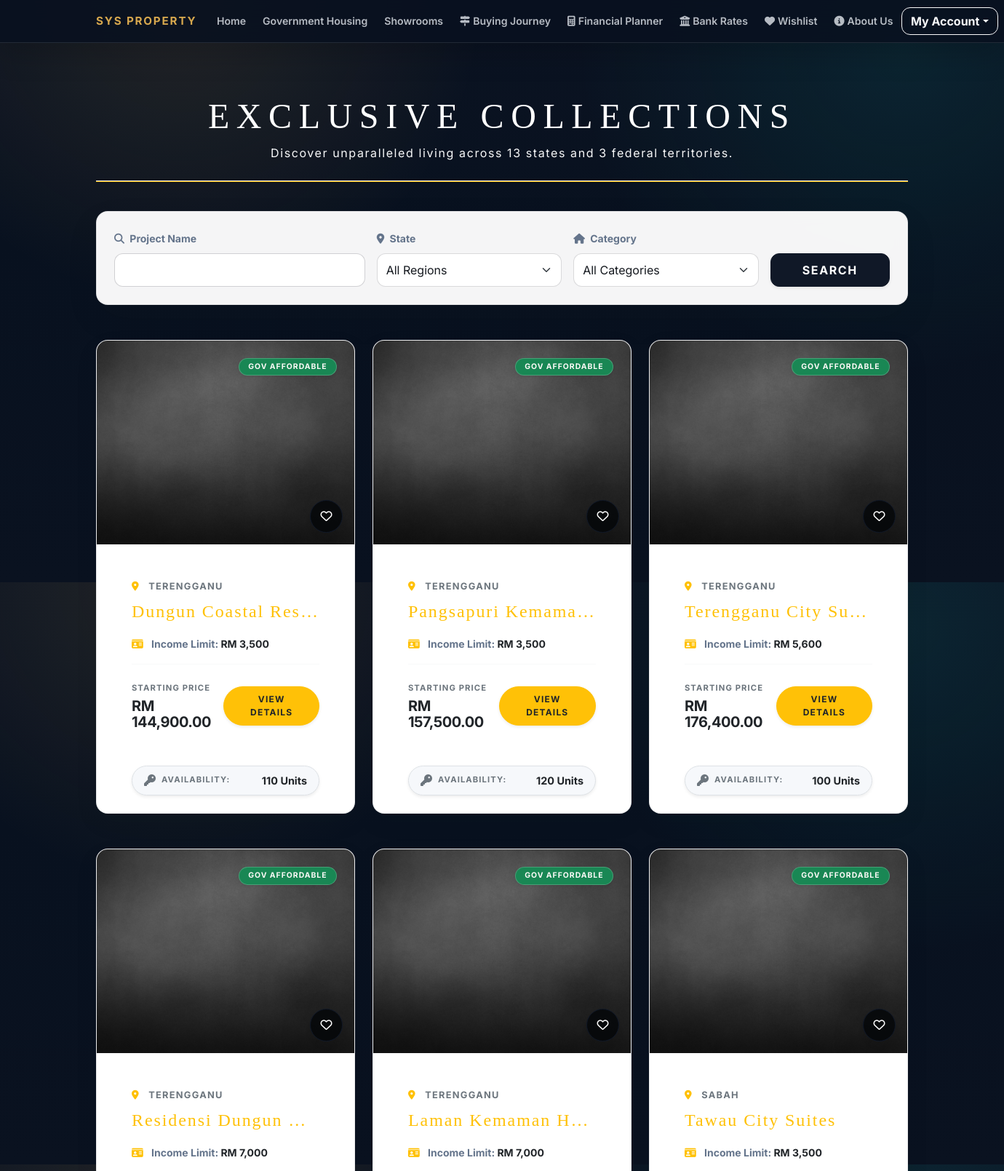
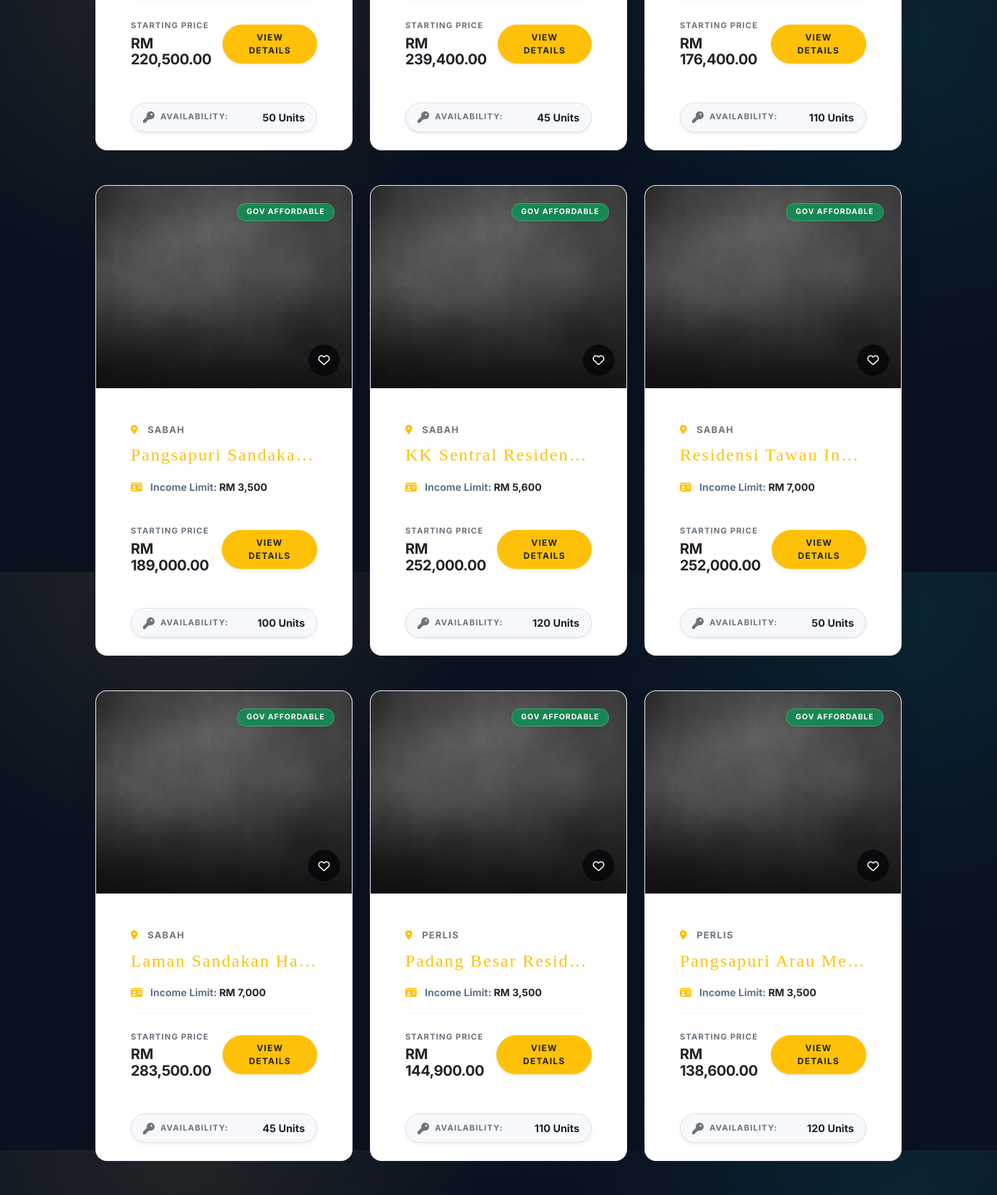
/customer/properties.php (signed in, upper part), run on the app's committed database (2 pictures, top to bottom).
### tables this page shows
CREATE TABLE `properties` (
  `property_id` int(11) NOT NULL,
  `property_code` varchar(20) NOT NULL,
  `project_name` varchar(255) NOT NULL,
  `state` varchar(100) NOT NULL,
  `property_type` enum('AFFORDABLE','TERRACE','BUNGALOW','COMMERCIAL','APARTMENT') NOT NULL,
  `price` decimal(12,2) NOT NULL,
  `total_units` int(11) NOT NULL,
  `built_up_sqft` int(11) NOT NULL,
  `income_limit_rm` decimal(10,2) DEFAULT NULL,
  `status` enum('ACTIVE','SOLD_OUT','ARCHIVED') NOT NULL DEFAULT 'ACTIVE',
  `image_filename` varchar(255) NOT NULL,
  `image_search_keyword` varchar(255) NOT NULL,
  `is_affordable` tinyint(1) NOT NULL DEFAULT 0
);

### includes/property_images.php (called while the page is built, shortened)
<?php
function property_catalog_image_path(array $property, string $url_prefix = '', string $filesystem_prefix = ''): string
{
    $base_url = $url_prefix . 'SYS Property Catalog/';
    $base_path = $filesystem_prefix . 'SYS Property Catalog/';
    $placeholder = $base_url . 'placeholder.jpg';
    $custom_image = trim((string)($property['image_filename'] ?? ''));
    if ($custom_image !== '') {
        $custom_image = ltrim(str_replace('\\', '/', $custom_image), '/');
    }
    $is_affordable = (isset($property['is_affordable']) && (int)$property['is_affordable'] === 1);
    $db_type = $is_affordable ? 'affordable' : strtolower(trim((string)($property['property_type'] ?? '')));
    $raw_state = trim((string)($property['state'] ?? ''));
    if (strtoupper($raw_state) === 'PENANG') {
        $raw_state = 'Pulau Pinang';
    }
    $state_name = ucwords(strtolower($raw_state));
    $folder = 'Apartment/';
    if ($db_type === 'commercial') {
        $folder = 'Commercial/';
    } elseif ($db_type === 'terrace') {
        $folder = 'Terrace/';
    } elseif ($db_type === 'bungalow') {
        $folder = 'Bungalow/';
    }
    $file_name = ucfirst($db_type) . ' - ' . $state_name;
    foreach (['jpg', 'jpeg', 'png', 'webp'] as $ext) {
        $relative_path = $folder . $file_name . '.' . $ext;
        if (file_exists($base_path . $relative_path)) {
            return $base_url . $relative_path;
        }
    }
    return $placeholder;
}

### customer/properties.php (the view, shortened to what this page needs)
<?php
include_once '../includes/header.php';
require_once '../includes/property_images.php';
$account_id = $_SESSION['account_id'];
$wishlist_array = [];
$w_res = $conn->query("SELECT property_id FROM wishlists WHERE customer_id = $account_id");
while($w = $w_res->fetch_assoc()) { $wishlist_array[] = $w['property_id']; }
$search_name = isset($_GET['search_name']) ? trim($_GET['search_name']) : '';
$sql = "SELECT * FROM properties WHERE (status = 'ACTIVE' OR status = 'AVAILABLE' OR status = 'SOLD_OUT')";
$sql .= " ORDER BY is_affordable DESC, property_id DESC";
$stmt = $conn->prepare($sql);
$stmt->execute();
$result = $stmt->get_result();
?>
<div class="container my-5 property-catalog-page">
    <div class="row mb-4 text-center">
        <div class="col-md-12">
            <h2 class="display-5 text-uppercase tracking-widest luxury-title mt-4 catalog-title">Exclusive Collections</h2>
            <p class="catalog-subtitle tracking-wider mb-4">Discover unparalleled living across 13 states and 3 federal territories.</p>
            <hr class="w-10 mx-auto bg-gold" style="height: 2px; opacity: 1;">
        </div>
    </div>
    <div class="card shadow-lg border-0 mb-5 bg-white text-dark rounded-4 filter-glass">
        <div class="card-body p-4">
            <form method="GET" action="properties.php">
                <div class="row g-3">
                    <div class="col-md-4">
                        <label class="form-label fw-bold text-muted small"><i class="fas fa-search me-1"></i> Project Name</label>
                        <input type="text" name="search_name" class="form-control catalog-input" value="<?php echo htmlspecialchars($search_name); ?>">
                    </div>
                    <div class="col-md-3">
                        <label class="form-label fw-bold text-muted small"><i class="fas fa-map-marker-alt me-1"></i> State</label>
                        <select name="filter_state" class="form-select catalog-input">
                            <option value="">All Regions</option>
                        </select>
                    </div>
                    <div class="col-md-3">
                        <label class="form-label fw-bold text-muted small"><i class="fas fa-home me-1"></i> Category</label>
                        <select name="filter_type" class="form-select catalog-input">
                            <option value="">All Categories</option>
                        </select>
                    </div>
                    <div class="col-md-2 d-flex align-items-end">
                        <button type="submit" class="btn btn-dark text-white w-100 fw-bold shadow-sm text-uppercase tracking-wider catalog-search-btn">Search</button>
                    </div>
                </div>
            </form>
        </div>
    </div>
    <div class="row">
        <?php
        if ($result->num_rows > 0) {
            while ($row = $result->fetch_assoc()) {
                $is_affordable = ($row['is_affordable'] == 1);
                $is_sold_out = (trim($row['status']) === 'SOLD_OUT');
                if ($is_sold_out) {
                    $badge_text = "SOLD OUT";
                    $badge_class = "bg-danger text-white premium-badge";
                } else {
                    $badge_text = $is_affordable ? "GOV AFFORDABLE" : htmlspecialchars($row['property_type']);
                    $badge_class = $is_affordable ? "bg-success text-white premium-badge" : "bg-gold text-dark premium-badge";
                }
                $finalImg = property_catalog_image_path($row, $root_prefix, '../');
                ?>
                <div class="col-lg-4 col-md-6 mb-5">
                    <div class="card h-100 border-0 rounded-4 overflow-hidden hover-card bg-white text-dark">
                        <div class="position-relative overflow-hidden" style="height: 280px;">
                            <img src="<?php echo htmlspecialchars($finalImg); ?>" class="w-100 h-100 image-zoom" style="object-fit: cover;">
                            <div class="image-overlay"></div>
                            <span class="badge <?php echo $badge_class; ?> position-absolute top-0 end-0 m-4 shadow-sm z-3 text-uppercase"><?php echo $badge_text; ?></span>
                            <form method="POST" class="position-absolute bottom-0 end-0 m-3 z-3">
                                <button type="submit" name="toggle_wishlist" class="btn btn-dark bg-opacity-75 text-white rounded-circle shadow-lg p-0 d-flex align-items-center justify-content-center luxury-wishlist-btn" title="Add to Wishlist">
                                    <i class="<?php echo in_array($row['property_id'], $wishlist_array) ? 'fas text-gold' : 'far'; ?> fa-heart fs-6"></i>
                                </button>
                            </form>
                        </div>
                        <div class="card-body p-4 p-xl-5 d-flex flex-column position-relative">
                            <p class="text-uppercase tracking-wider text-secondary fw-bold mb-2" style="font-size: 0.8rem;"><i class="fas fa-map-marker-alt text-gold me-2"></i> <?php echo htmlspecialchars($row['state']); ?></p>
                            <h4 class="text-warning text-truncate mb-3 luxury-title" style="font-weight: 500; line-height: 1.4;"><?php echo htmlspecialchars($row['project_name']); ?></h4>
                            <?php if ($is_affordable): ?>
                                <p class="text-muted fw-bold small mb-3"><i class="fas fa-id-card text-gold me-2"></i> Income Limit: <span class="text-dark">RM <?php echo number_format($row['income_limit_rm'] ?? 0); ?></span></p>
                            <?php endif; ?>
                            <div class="mt-auto pt-4 border-top border-light d-flex justify-content-between align-items-center">
                                <div class="pe-2">
                                    <span class="d-block text-secondary fw-bold text-uppercase tracking-wider mb-1" style="font-size: 0.7rem;">Starting Price</span>
                                    <h5 class="text-dark fw-bold mb-0" style="letter-spacing: -0.5px;">RM <?php echo number_format($row['price'], 2); ?></h5>
                                </div>
                                <a href="property_detail.php?id=<?php echo $row['property_id']; ?>" class="btn btn-warning text-dark fw-bold rounded-pill px-4 py-2 shadow-sm tracking-wider text-uppercase view-btn" style="font-size: 0.75rem;">View Details</a>
                            </div>
                        </div>
                        <div class="card-footer bg-transparent border-0 pb-4 pt-0 px-4 px-xl-5">
                            <div class="d-flex align-items-center bg-light border rounded-pill p-2 px-3 shadow-sm">
                                <i class="fas fa-key text-secondary me-2"></i>
                                <small class="text-uppercase tracking-wider fw-bold text-secondary" style="font-size: 0.7rem;">Availability:</small>
                                <span class="ms-auto fw-bold <?php echo $is_sold_out ? 'text-danger' : 'text-dark'; ?>" style="font-size: 0.9rem;"><?php echo $is_sold_out ? 'SOLD OUT' : $row['total_units'] . ' Units'; ?></span>
                            </div>
                        </div>
                    </div>
                </div>
                <?php
            }
        } else {
            echo '<div class="col-12 text-center py-5"><h4>No matching properties found.</h4></div>';
        }
        ?>
    </div>
</div>
<?php include_once '../includes/footer.php'; ?>

### includes/header.php (style rules this page uses)
:root { --luxury-bg: #05060a; --luxury-surface: rgba(255,255,255,0.08); --luxury-border: rgba(255,255,255,0.12); --luxury-gold: #c5a059; --luxury-white: #f4f1e8; --luxury-muted: rgba(236,233,225,0.78); }
* { box-sizing: border-box; }
html { scroll-behavior: smooth; }
body { margin: 0; min-height: 100vh; background: radial-gradient(circle at top, rgba(197,160,89,0.06), transparent 28%), linear-gradient(180deg, #08101c 0%, #05060a 100%); color: var(--luxury-white); font-family: 'Montserrat', sans-serif; }
body a { transition: color 0.2s ease, transform 0.2s ease; }
h1, h2, h3, h4, h5, h6 { font-family: 'Playfair Display', serif; letter-spacing: 0.03em; }
.bg-light, .bg-white, .card:not(.bg-dark):not(.estimator-card), .list-group-item, .dropdown-menu, .modal-content:not(.bg-dark), .form-control, .form-select { color: #212529; }
.luxury-title { font-family: 'Playfair Display', serif; letter-spacing: 0.08em; }
.tracking-wider { letter-spacing: 0.1em; }
.tracking-widest { letter-spacing: 0.22em; }
.text-gold { color: var(--luxury-gold) !important; }
.bg-gold { background-color: var(--luxury-gold) !important; }
.filter-glass { background: rgba(255,255,255,0.08) !important; backdrop-filter: blur(18px); border: 1px solid rgba(255,255,255,0.12) !important; box-shadow: 0 24px 60px rgba(0,0,0,0.18) !important; }
.hover-card { transition: all 0.45s cubic-bezier(0.165, 0.84, 0.44, 1); border: 1px solid rgba(255,255,255,0.08) !important; box-shadow: 0 18px 45px rgba(0,0,0,0.16) !important; background: rgba(255,255,255,0.02) !important; }
.bg-light .hover-card, .bg-white .hover-card, .hover-card.bg-white { background: #ffffff !important; color: #212529; }
.image-zoom { transition: transform 0.8s ease; }
.image-overlay { position: absolute; bottom: 0; left: 0; width: 100%; height: 55%; background: linear-gradient(to top, rgba(0,0,0,0.55) 0%, rgba(0,0,0,0) 100%); z-index: 1; }
.premium-badge { letter-spacing: 1px; font-weight: 500; font-size: 0.65rem; padding: 0.6em 1.2em; border-radius: 0; border: 1px solid rgba(255,255,255,0.22); background: rgba(0,0,0,0.35); color: var(--luxury-white) !important; }
.luxury-wishlist-btn { width: 45px; height: 45px; transition: all 0.3s ease; }
:root { --luxury-bg: #08111f; --luxury-ink: #101827; --luxury-gold: #d7a84e; --luxury-blue: #2d6cdf; --luxury-teal: #10a6a0; --luxury-white: #fbfaf7; --luxury-muted: rgba(238,242,247,0.76); --surface: #ffffff; --surface-soft: #f6f8fb; --text-muted: #64748b; --radius: 18px; --shadow-soft: 0 18px 48px rgba(15, 23, 42, 0.12); --shadow-lift: 0 28px 70px rgba(15, 23, 42, 0.18); }
body { background: radial-gradient(circle at 18% 0%, rgba(215,168,78,0.12), transparent 26rem), radial-gradient(circle at 90% 8%, rgba(16,166,160,0.12), transparent 28rem), linear-gradient(180deg, #0b1322 0%, #08111f 42%, #0a1220 100%); color: var(--luxury-white); font-family: 'Inter', system-ui, -apple-system, BlinkMacSystemFont, 'Segoe UI', sans-serif; line-height: 1.6; text-rendering: optimizeLegibility; }
body a { transition: color 0.2s ease, background-color 0.2s ease, border-color 0.2s ease, transform 0.2s ease, box-shadow 0.2s ease; }
h1, h2, h3, h4, h5, h6 { font-family: 'Inter', system-ui, sans-serif; letter-spacing: 0; line-height: 1.12; }
.display-1, .display-2, .display-3, .display-4, .luxury-title { font-family: 'Playfair Display', Georgia, serif; }
.container { width: min(100% - 2rem, 1180px); }
.btn { border-radius: 12px; font-weight: 700; letter-spacing: 0; transition: transform 0.2s ease, box-shadow 0.2s ease, background-color 0.2s ease, border-color 0.2s ease; }
.btn-dark { background: #101827 !important; border-color: #101827 !important; }
.bg-light { background-color: var(--surface-soft) !important; }
.bg-white { background-color: var(--surface) !important; }
.text-muted { color: var(--text-muted) !important; }
.card { border: 1px solid rgba(15,23,42,0.08); border-radius: var(--radius); box-shadow: var(--shadow-soft); }
.form-control, .form-select { border-color: #d9e1ea; border-radius: 12px; min-height: 46px; }
.hover-card, .hover-bank-card, .hover-lift { transition: transform 0.28s ease, box-shadow 0.28s ease, border-color 0.28s ease; box-shadow: var(--shadow-soft) !important; }

### data on the page
properties: is_affordable "GOV AFFORDABLE", state "TERENGGANU", project_name "Dungun Coastal Res…", income_limit_rm "3,500", price "144,900.00", total_units "110"
properties: is_affordable "GOV AFFORDABLE", state "TERENGGANU", project_name "Pangsapuri Kemama…", income_limit_rm "3,500", price "157,500.00", total_units "120"
properties: is_affordable "GOV AFFORDABLE", state "TERENGGANU", project_name "Terengganu City Su…", income_limit_rm "5,600", price "176,400.00", total_units "100"
properties: is_affordable "GOV AFFORDABLE", state "TERENGGANU", project_name "Residensi Dungun…", income_limit_rm "7,000", price "220,500.00", total_units "50"
properties: is_affordable "GOV AFFORDABLE", state "TERENGGANU", project_name "Laman Kemaman H…", income_limit_rm "7,000", price "239,400.00", total_units "45"
properties: is_affordable "GOV AFFORDABLE", state "SABAH", project_name "Tawau City Suites", income_limit_rm "3,500", price "176,400.00", total_units "110"
properties: is_affordable "GOV AFFORDABLE", state "SABAH", project_name "Pangsapuri Sandaka…", income_limit_rm "3,500", price "189,000.00", total_units "100"
properties: is_affordable "GOV AFFORDABLE", state "SABAH", project_name "KK Sentral Residen…", income_limit_rm "5,600", price "252,000.00", total_units "120"
properties: is_affordable "GOV AFFORDABLE", state "SABAH", project_name "Residensi Tawau In…", income_limit_rm "7,000", price "252,000.00", total_units "50"
properties: is_affordable "GOV AFFORDABLE", state "SABAH", project_name "Laman Sandakan H…", income_limit_rm "7,000", price "283,500.00", total_units "45"
properties: is_affordable "GOV AFFORDABLE", state "PERLIS", project_name "Padang Besar Resid…", income_limit_rm "3,500", price "144,900.00", total_units "110"
properties: is_affordable "GOV AFFORDABLE", state "PERLIS", project_name "Pangsapuri Arau Me…", income_limit_rm "3,500", price "138,600.00", total_units "120"

### other printed values
$wishlist_text "Wishlist"
